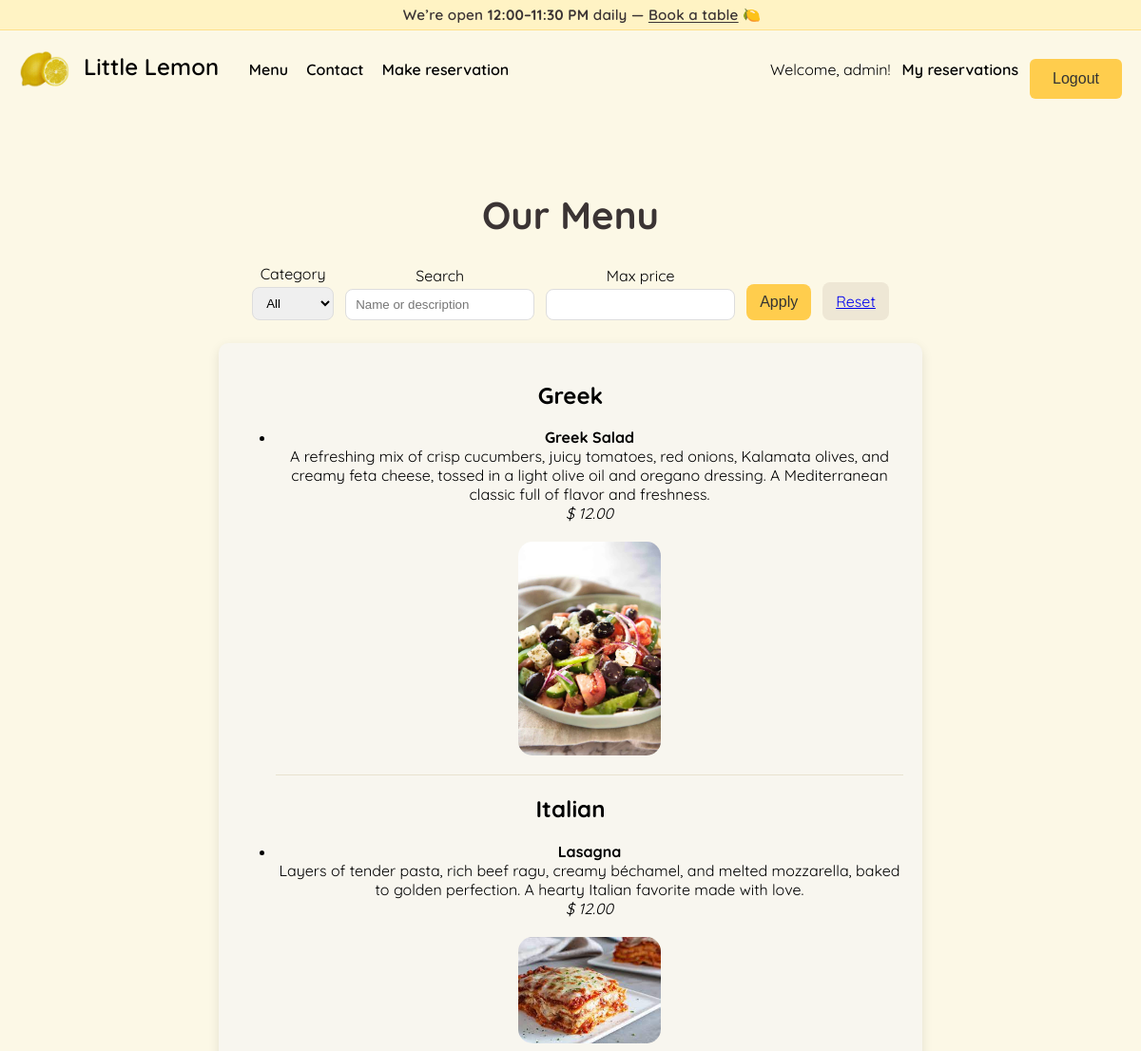
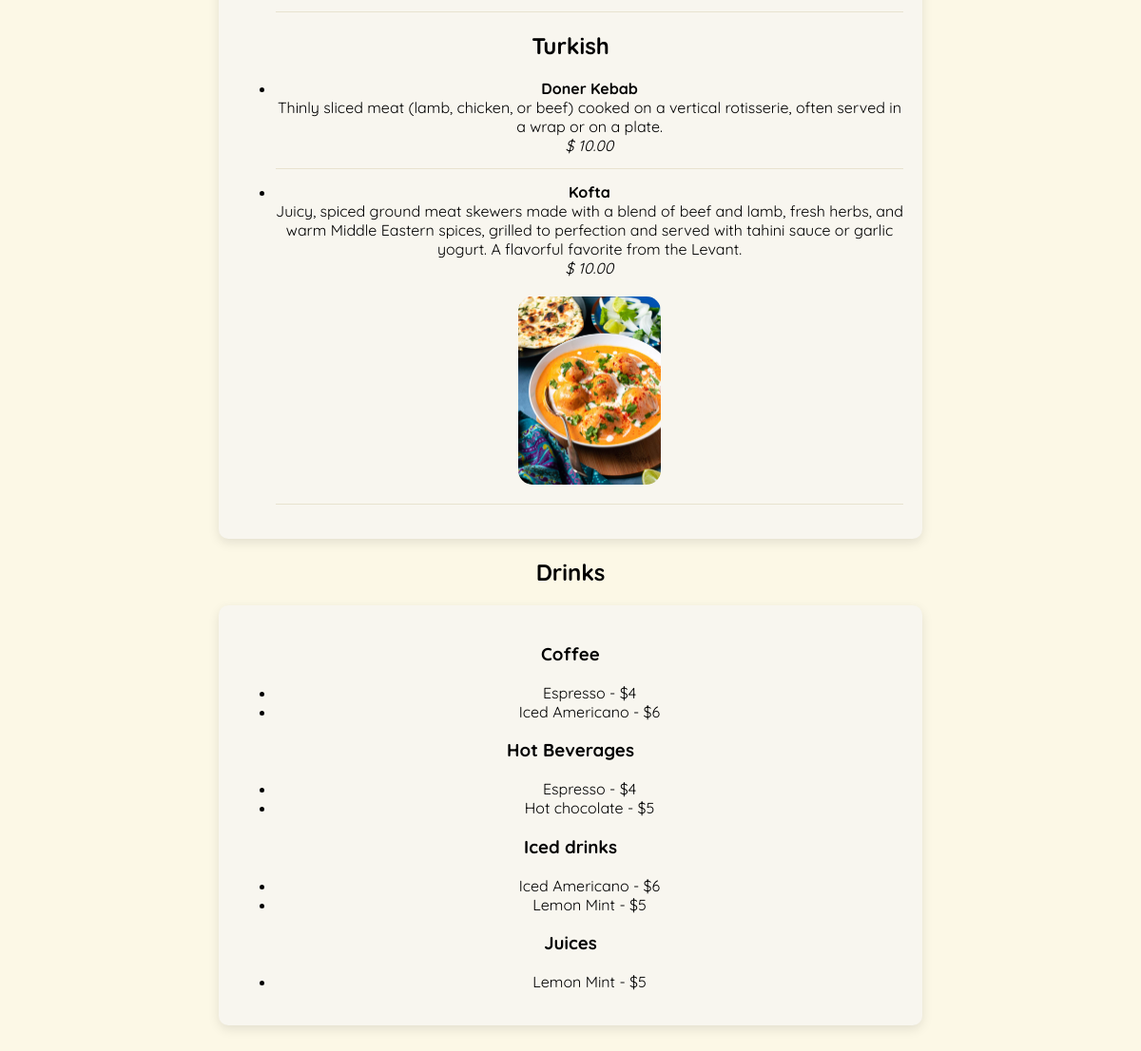
The page /menu/ (signed in) on the database its author committed (2 pictures, top to bottom).
### restaurant/models.py (models this page shows, shortened)
class MenuCategory(models.Model):
    menu_category_name = models.CharField(max_length=200)
    image = models.ImageField(upload_to='categories/', blank=True, null=True)

class MenuFood(models.Model):
    food_name= models.CharField(max_length=100)
    description=models.TextField()
    price=models.DecimalField(max_digits=5, decimal_places=2)
    category_id = models.ForeignKey(MenuCategory, on_delete=models.PROTECT, default=None, related_name="category_name")
    image= models.ImageField(upload_to='menu_images/',null=True, blank=True)

class DrinksCategory(models.Model):
    drink_category_name = models.CharField(max_length=200)

class Drinks(models.Model):
    drink_name = models.CharField(max_length=200)
    price = models.IntegerField()
    categories = models.ManyToManyField(DrinksCategory, blank=True)

### restaurant/views.py (the view)
# urls.py: path('menu/', views.menu, name='menu'),
def menu(request):
    category_id = request.GET.get('category')  # food category
    q = request.GET.get('q', '').strip() #search query
    max_price = request.GET.get('max_price')
    categories_qs = MenuCategory.objects.all().order_by('menu_category_name')
    drink_categories_qs = DrinksCategory.objects.all().order_by('drink_category_name')
    price_filter = Q()
    if max_price:
        price_filter &= Q(price__lte=max_price)
    search_filter = Q()
    if q:
        search_filter = Q(food_name__icontains=q) | Q(description__icontains=q)
    if category_id:
        categories_qs = categories_qs.filter(id=category_id)
    foods_by_category = {
        category: category.category_name.filter(price_filter & search_filter).order_by('food_name')
        for category in categories_qs
    }
    drinks_search_filter = Q()
    if q:
        drinks_search_filter = Q(drink_name__icontains=q)
    drinks_by_category = {
        dcat: Drinks.objects.filter(categories=dcat).filter(price_filter & drinks_search_filter).order_by('drink_name')
        for dcat in drink_categories_qs
    }
    return render(request, 'restaurant/menu.html', {
        'categories_all': MenuCategory.objects.all().order_by('menu_category_name'),  # for dropdown
        'selected_category': category_id,
        'q': q,
        'max_price': max_price or '',
        'foods_by_category': foods_by_category,
        'drinks_by_category': drinks_by_category,
    })

### restaurant/templates/restaurant/menu.html (shortened to what this page needs)
{% extends 'restaurant/base.html' %}
{% load static %}
{% block content %}
<h1>Our Menu</h1>
<form method="get" class="filters">
  <div class="field">
    <label for="category">Category</label>
    <select name="category" id="category">
      <option value="">All</option>
    </select>
  </div>
  <div class="field">
    <label for="q">Search</label>
    <input type="text" id="q" name="q" value="{{ q }}" placeholder="Name or description">
  </div>
  <div class="field">
    <label for="max_price">Max price</label>
    <input type="number" step="0.01" id="max_price" name="max_price" value="{{ max_price }}"
           placeholder="{{ food_bounds.hi|default_if_none:'' }}">
  </div>
  <button type="submit">Apply</button>
  <a class="reset" href="{% url 'menu' %}">Reset</a>
</form>
<div class="card">
  {% for category, items in foods_by_category.items %}
    <h2 id="{{ category.menu_category_name|slugify }}">{{ category.menu_category_name }}</h2>
    {% if items %}
      <ul class="menu-list">
        {% for item in items %}
          <li>
            <strong>{{ item.food_name }}</strong><br>
            {{ item.description }}<br>
            <em>$ {{ item.price }}</em><br>
            {% if item.image %}
              <img src="{{ item.image.url }}" width="150" class="home-image">
            {% endif %}
          </li>
          <hr>
        {% endfor %}
      </ul>
    {% else %}
      <p>No items found for this filter.</p>
    {% endif %}
  {% endfor %}
</div>
<h2>Drinks</h2>
<div class="card">
  {% for dcat, drinks in drinks_by_category.items %}
    <h3>{{ dcat.drink_category_name }}</h3>
    {% if drinks %}
      <ul>
        {% for drink in drinks %}
          <li>{{ drink.drink_name }} - ${{ drink.price }}</li>
        {% endfor %}
      </ul>
    {% else %}
      <p>No drinks found for this filter.</p>
    {% endif %}
  {% endfor %}
</div>
{% endblock %}

### restaurant/templates/restaurant/base.html (shortened to what this page needs)
{% load static %}
<!DOCTYPE html>
<html>
<head>
    <link rel="stylesheet" href="{% static 'restaurant/styles.css' %}">
</head>
<body>
{% block site_banner %}
<div class="announcement full-bleed">
  <span>
    We’re open <strong>12:00–11:30 PM</strong> daily —
    <a href="/reserve/">Book a table</a> 🍋
  </span>
</div>
{% endblock %}
<nav class="nav">
  <div class="nav-content">
    <div class="nav-left">
        <a href="/" class="brand">
            <img src="{% static 'restaurant/lemonlogo.gif' %}" alt="Little Lemon Logo" class="nav-logo"> Little Lemon
        </a>
      <a href="/menu/">Menu</a>
      <a href="/contact/">Contact</a>
      {% if user.is_authenticated %}
        <a href="/reserve/">Make reservation</a>
      {% endif %}
    </div>
    <div class="nav-right">
      {% if user.is_authenticated %}
        <span class="welcome">Welcome, {{ user.username }}!</span>
        <a href="/my-reservations/">My reservations</a>
    <form method="post" action="{% url 'logout' %}" class="logout-form">
    <button type="submit" class="btn btn-nav">Logout</button>
    </form>
      {% else %}
        <a href="{% url 'login' %}">Login</a>
      {% endif %}
    </div>
  </div>
</nav>
<div class="container">
    {% block content %}
    {% endblock %}
</div>
</body>
</html>

### restaurant/static/restaurant/styles.css (style rules this page uses)
body { font-family: 'Quicksand', sans-serif; margin: 0; background-color: #fcf8e6; }
.container { max-width: 800px; margin: 40px auto; padding: 20px; text-align: center; }
h1 { font-size: 2.5em; color: #3b3434; }
button { background-color: #ffcd4d; color: #333; padding: 12px 24px; font-size: 1em; border: none; border-radius: 6px; cursor: pointer; margin-top: 20px; transition: background-color 0.3s ease; }
.home-image { border-radius: 15px; display: block; margin: 20px auto; }
.full-bleed { width: 100vw; margin-left: calc(50% - 50vw); margin-right: calc(50% - 50vw); }
.nav { padding: 10px 20px; border-radius: 8px; display: flex; justify-content: center; align-items: center; color: #000; }
.nav-content { display: flex; justify-content: space-between; align-items: center; width: 100%; max-width: 1200px; }
.nav-left a { margin-right: 15px; text-decoration: none; color: #000; font-weight: 600; }
.nav-left .brand { font-weight: 600; font-size: 1.5em; margin-right: 25px; }
.nav-right { display: flex; align-items: center; gap: 12px; }
.nav-right a { text-decoration: none; font-weight: 600; color: #000; }
.welcome { font-size: 1em; color: #000000; }
.announcement { background: #fff3c4; border-bottom: 1px solid #ffe08a; text-align: center; padding: 6px 12px; font-size: 0.95rem; color: #3b3434; font-weight: 600; letter-spacing: 0.2px; }
.announcement a { color: inherit; text-decoration: underline; text-underline-offset: 2px; }
.nav-logo { height: 40px; width: auto; vertical-align: middle; margin-right: 8px; }

### restaurant/templates/restaurant/menu.html (style rules this page uses)
.card { background:#f8f6ef; padding:20px; border-radius:10px; box-shadow:0 4px 12px rgba(0,0,0,.1); max-width:700px; margin:0 auto; }
.filters { display:flex; flex-wrap:wrap; gap:12px; align-items:end; justify-content:center; margin: 16px auto 24px; }
.filters .field { display:flex; flex-direction:column; gap:4px; }
.filters input, .filters select { padding:8px 10px; border:1px solid #ddd; border-radius:8px; }
.filters button { padding:10px 14px; border:none; border-radius:8px; background:#ffcd4d; cursor:pointer; }
.filters a.reset { padding:10px 14px; border:none; border-radius:8px; background:#eee7d5; cursor:pointer; }
.menu-list li { margin:10px 0; }
hr { border:none; border-top:1px solid #e8e2cf; margin:14px 0; }

### rows shown on the page
MenuCategory: menu_category_name "Greek"
MenuFood: food_name "Greek Salad", description "A refreshing mix of crisp cucumbers, juicy tomatoes, red onions, Kalamata olives, and creamy feta cheese, tossed in a light olive oil and oregano dressing. A Mediterranean classic full of flavor and freshness.", price "12.00", image (picture)
MenuCategory: menu_category_name "Italian"
MenuFood: food_name "Lasagna", description "Layers of tender pasta, rich beef ragu, creamy béchamel, and melted mozzarella, baked to golden perfection. A hearty Italian favorite made with love.", price "12.00", image (picture)
MenuCategory: menu_category_name "Turkish"
MenuFood: food_name "Doner Kebab", description "Thinly sliced meat (lamb, chicken, or beef) cooked on a vertical rotisserie, often served in a wrap or on a plate.", price "10.00"
MenuFood: food_name "Kofta", description "Juicy, spiced ground meat skewers made with a blend of beef and lamb, fresh herbs, and warm Middle Eastern spices, grilled to perfection and served with tahini sauce or garlic yogurt. A flavorful favorite from the Levant.", price "10.00", image (picture)
DrinksCategory: drink_category_name "Coffee"
Drinks: drink_name "Espresso", price "4"
Drinks: drink_name "Iced Americano", price "6"
DrinksCategory: drink_category_name "Hot Beverages"
Drinks: drink_name "Hot chocolate", price "5"
DrinksCategory: drink_category_name "Iced drinks"
Drinks: drink_name "Lemon Mint", price "5"
DrinksCategory: drink_category_name "Juices"

### other values the page prints
{{ user.username }} "admin"
